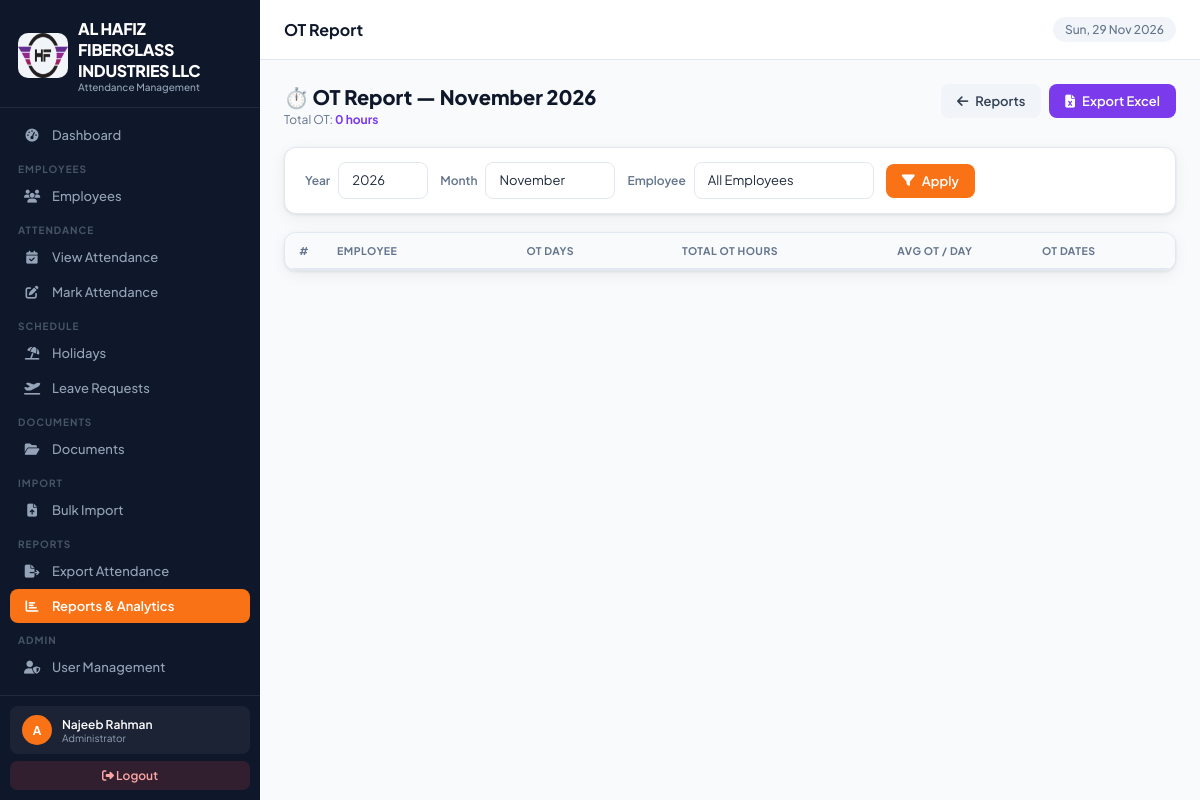
Screenshot of /reports/ot/ (signed in) with the database file from the repository.
### attendance_app/models.py (models this page shows, shortened)
class CompanySettings(models.Model):
    company_name    = models.CharField(max_length=200, default='Your Company Name')
    company_address = models.TextField(default='Your Address, Dubai, UAE')
    company_phone   = models.CharField(max_length=50, blank=True, default='')
    company_email   = models.EmailField(blank=True, default='')
    company_website = models.URLField(blank=True, default='')
    company_trn     = models.CharField(max_length=50, blank=True, default='', verbose_name='TRN / Tax No.')
    logo            = models.ImageField(upload_to='company/', blank=True, null=True)
    default_in_time  = models.TimeField(default=datetime.time(7, 0))
    default_out_time = models.TimeField(default=datetime.time(17, 0))
    work_days        = models.CharField(
        max_length=20, default='Mon-Sat',
        help_text='e.g. Mon-Sat, Mon-Fri'
    )
    weekend_day      = models.CharField(
        max_length=20, default='Sunday',
        choices=[('Sunday','Sunday'),('Friday','Friday'),('Saturday','Saturday'),('Friday-Saturday','Fri & Sat')],
    )
    timezone_name    = models.CharField(max_length=60, default='Asia/Dubai')
    date_format      = models.CharField(
        max_length=20, default='d-m-Y',
        choices=[('d-m-Y','DD-MM-YYYY'),('m/d/Y','MM/DD/YYYY'),('Y-m-d','YYYY-MM-DD')],
    )
    updated_at       = models.DateTimeField(auto_now=True)
    class Meta:
        verbose_name = 'Company Settings'
    @classmethod
    def get_settings(cls):
        obj, _ = cls.objects.get_or_create(pk=1)
        return obj

### attendance_app/views.py (the view)
# urls.py: path('reports/ot/', views.report_ot, name='report_ot'),
@login_required
def report_ot(request):
    if not has_perm(request.user, 'export_view'):
        messages.error(request, 'Access denied.')
        return redirect('dashboard')
    today = timezone.localdate()
    year, month, emp_id, date_from, date_to = _get_report_filters(request)
    employees = Employee.objects.filter(status='active').order_by('name')
    if emp_id:
        employees = employees.filter(pk=emp_id)
    att_qs = Attendance.objects.filter(
        date__gte=date_from, date__lte=date_to, ot_hours__gt=0
    ).select_related('employee').order_by('employee__name', 'date')
    from collections import defaultdict
    emp_ot = defaultdict(list)
    for a in att_qs:
        emp_ot[a.employee_id].append(a)
    rows = []
    for emp in employees:
        ot_records = emp_ot.get(emp.pk, [])
        total_ot   = round(sum(float(a.ot_hours) for a in ot_records), 1)
        ot_days    = len(ot_records)
        rows.append({
            'employee': emp,
            'total_ot': total_ot,
            'ot_days': ot_days,
            'records': ot_records,
            'avg_ot': round(total_ot/ot_days, 1) if ot_days else 0,
        })
    rows.sort(key=lambda x: -x['total_ot'])
    return render(request, 'attendance_app/report_ot.html', {
        'rows': rows, 'year': year, 'month': month,
        'month_name': date_from.strftime('%B %Y'),
        'employees': Employee.objects.filter(status='active').order_by('name'),
        'selected_emp': emp_id,
        'months': [(i, datetime.date(2000,i,1).strftime('%B')) for i in range(1,13)],
        'years':  range(2020, today.year+2),
        'grand_total_ot': round(sum(r['total_ot'] for r in rows), 1),
    })

### attendance_app/context_processors.py (called while the page is built)
def company_settings(request):
    return {
        'company': CompanySettings.get_settings()
    }

def user_permissions(request):
    if request.user.is_authenticated:
        if request.user.is_superuser:
            perms = [p[0] for p in UserPermission.PERMISSION_CHOICES]
        else:
            try:
                up = UserPermission.objects.get(user=request.user)
                perms = up.permissions
            except UserPermission.DoesNotExist:
                perms = []
        is_portal_user = False
        try:
            if request.user.employee_profile:
                is_portal_user = True
        except Exception:
            pass
        return {
            'user_perms': perms,
            'is_admin': request.user.is_superuser,
            'is_portal_user': is_portal_user,
        }
    return {'user_perms': [], 'is_admin': False, 'is_portal_user': False}

### attendance_app/views.py (called while the page is built)
def has_perm(user, perm):
    if user.is_superuser:
        return True
    try:
        up = UserPermission.objects.get(user=user)
        return perm in up.permissions
    except UserPermission.DoesNotExist:
        return False

def _get_report_filters(request):
    today = timezone.localdate()
    year  = int(request.GET.get('year',  today.year))
    month = int(request.GET.get('month', today.month))
    emp_id = request.GET.get('employee', '')
    date_from = datetime.date(year, month, 1)
    date_to   = datetime.date(year, month, calendar.monthrange(year, month)[1])
    return year, month, emp_id, date_from, date_to

### attendance_app/templates/attendance_app/report_ot.html (shortened to what this page needs)
{% extends 'attendance_app/base.html' %}
{% block page_title %}OT Report{% endblock %}
{% block content %}
<div class="page-header">
  <div>
    <div class="page-header-title">⏱️ OT Report — {{ month_name }}</div>
    <div class="page-header-sub">Total OT: <strong style="color:#7c3aed">{{ grand_total_ot }} hours</strong></div>
  </div>
  <div style="display:flex;gap:8px">
    <a href="{% url 'reports' %}" class="btn btn-secondary"><i class="fas fa-arrow-left"></i> Reports</a>
    <a href="{% url 'report_ot_export' %}?year={{ year }}&month={{ month }}&employee={{ selected_emp }}" class="btn btn-primary" style="background:#7c3aed;border-color:#7c3aed">
      <i class="fas fa-file-excel"></i> Export Excel
    </a>
  </div>
</div>
<div class="card" style="margin-bottom:18px">
  <div class="card-body" style="padding:14px 20px">
    <form method="get" style="display:flex;gap:12px;align-items:center;flex-wrap:wrap">
      <div style="display:flex;align-items:center;gap:8px">
        <label style="font-size:12px;font-weight:600;color:var(--slate-500)">Year</label>
        <select name="year" class="form-control" style="width:90px;font-size:13px">
          {% for y in years %}<option value="{{ y }}" {% if y == year %}selected{% endif %}>{{ y }}</option>{% endfor %}
        </select>
      </div>
      <div style="display:flex;align-items:center;gap:8px">
        <label style="font-size:12px;font-weight:600;color:var(--slate-500)">Month</label>
        <select name="month" class="form-control" style="width:130px;font-size:13px">
          {% for mn, ml in months %}<option value="{{ mn }}" {% if mn == month %}selected{% endif %}>{{ ml }}</option>{% endfor %}
        </select>
      </div>
      <div style="display:flex;align-items:center;gap:8px">
        <label style="font-size:12px;font-weight:600;color:var(--slate-500)">Employee</label>
        <select name="employee" class="form-control" style="width:180px;font-size:13px">
          <option value="">All Employees</option>
        </select>
      </div>
      <button type="submit" class="btn btn-primary" style="font-size:13px"><i class="fas fa-filter"></i> Apply</button>
    </form>
  </div>
</div>
<div class="card">
  <div class="table-wrap">
    {% if rows %}
    <table class="data-table">
      <thead>
        <tr>
          <th style="width:36px">#</th>
          <th>Employee</th>
          <th style="text-align:center">OT Days</th>
          <th style="text-align:center">Total OT Hours</th>
          <th style="text-align:center">Avg OT / Day</th>
          <th>OT Dates</th>
        </tr>
      </thead>
    </table>
    {% else %}
    <div class="empty-state"><i class="fas fa-star"></i><p>No OT records for {{ month_name }}</p></div>
    {% endif %}
  </div>
</div>
{% endblock %}

### attendance_app/templates/attendance_app/base.html (shortened to what this page needs)
{% load static %}
{% load attendance_tags %}
<!DOCTYPE html>
<html lang="en">
<head>
<link rel="stylesheet" href="https://cdnjs.cloudflare.com/ajax/libs/font-awesome/6.5.0/css/all.min.css">
</head>
<body>
<nav class="sidebar" id="sidebar">
  <div class="sidebar-logo">
    <div class="brand">
      <div class="logo-icon"> {% if company.logo %}
<img src="{{ company.logo.url }}" class="logoimg">
{% endif %} </div>
      <div><div class="brand-name">{{ company.company_name }}</div><div class="brand-sub">Attendance Management</div></div>
    </div>
  </div>
  <div class="sidebar-nav">
    {% if 'dashboard_view' in user_perms or is_admin %}
    <a href="{% url 'dashboard' %}" class="nav-item {% if request.resolver_match.url_name == 'dashboard' %}active{% endif %}" onclick="closeSidebar()">
      <span class="nav-icon"><i class="fas fa-gauge-high"></i></span> Dashboard
    </a>
    {% endif %}
    {% if 'employee_view' in user_perms or is_admin %}
    <div class="nav-label">Employees</div>
    <a href="{% url 'employee_list' %}" class="nav-item {% if 'employee' in request.resolver_match.url_name %}active{% endif %}" onclick="closeSidebar()">
      <span class="nav-icon"><i class="fas fa-users"></i></span> Employees
    </a>
    {% endif %}
    {% if 'attendance_view' in user_perms or is_admin %}
    <div class="nav-label">Attendance</div>
    <a href="{% url 'attendance_list' %}" class="nav-item {% if request.resolver_match.url_name == 'attendance_list' %}active{% endif %}" onclick="closeSidebar()">
      <span class="nav-icon"><i class="fas fa-calendar-check"></i></span> View Attendance
    </a>
    {% endif %}
    {% if 'attendance_add' in user_perms or is_admin %}
    <a href="{% url 'attendance_mark' %}" class="nav-item {% if request.resolver_match.url_name == 'attendance_mark' %}active{% endif %}" onclick="closeSidebar()">
      <span class="nav-icon"><i class="fas fa-pen-to-square"></i></span> Mark Attendance
    </a>
    {% endif %}
    {% if 'holiday_view' in user_perms or is_admin %}
    <div class="nav-label">Schedule</div>
    <a href="{% url 'holiday_list' %}" class="nav-item {% if 'holiday' in request.resolver_match.url_name %}active{% endif %}" onclick="closeSidebar()">
      <span class="nav-icon"><i class="fas fa-umbrella-beach"></i></span> Holidays
    </a>
    {% endif %}
    {% if 'leave_view' in user_perms or is_admin %}
    <a href="{% url 'leave_list' %}" class="nav-item {% if 'leave' in request.resolver_match.url_name %}active{% endif %}" onclick="closeSidebar()">
      <span class="nav-icon"><i class="fas fa-plane-departure"></i></span> Leave Requests
    </a>
    {% endif %}
    {% if 'employee_view' in user_perms or is_admin %}
    <div class="nav-label">Documents</div>
    <a href="{% url 'document_list' %}" class="nav-item {% if 'document' in request.resolver_match.url_name or 'doctype' in request.resolver_match.url_name %}active{% endif %}" onclick="closeSidebar()">
      <span class="nav-icon"><i class="fas fa-folder-open"></i></span> Documents
    </a>
    {% endif %}
    {% if is_admin or 'employee_add' in user_perms %}
    <div class="nav-label">Import</div>
    <a href="{% url 'import_hub' %}" class="nav-item {% if 'import' in request.resolver_match.url_name %}active{% endif %}" onclick="closeSidebar()">
      <span class="nav-icon"><i class="fas fa-file-arrow-up"></i></span> Bulk Import
    </a>
    {% endif %}
    {% if 'export_view' in user_perms or is_admin %}
    <div class="nav-label">Reports</div>
    <a href="{% url 'export_attendance' %}" class="nav-item {% if request.resolver_match.url_name == 'export_attendance' %}active{% endif %}" onclick="closeSidebar()">
      <span class="nav-icon"><i class="fas fa-file-export"></i></span> Export Attendance
    </a>
    <a href="{% url 'reports' %}" class="nav-item {% if 'report' in request.resolver_match.url_name %}active{% endif %}" onclick="closeSidebar()">
      <span class="nav-icon"><i class="fas fa-chart-bar"></i></span> Reports & Analytics
    </a>
    {% endif %}
    {% if is_admin or 'user_manage' in user_perms %}
    <div class="nav-label">Admin</div>
    <a href="{% url 'user_list' %}" class="nav-item {% if 'user' in request.resolver_match.url_name %}active{% endif %}" onclick="closeSidebar()">
      <span class="nav-icon"><i class="fas fa-user-shield"></i></span> User Management
    </a>
    {% endif %}
    {% if 'activity_view' in user_perms or is_admin %}
    <a href="{% url 'activity_log' %}" class="nav-item {% if request.resolver_match.url_name == 'activity_log' %}active{% endif %}" onclick="closeSidebar()">
      <span class="nav-icon"></span> Activity Log
    </a>
    {% endif %}
  </div>
  <div class="sidebar-bottom">
    <div class="user-card">
      <div class="user-avatar">{{ request.user.username|first|upper }}</div>
      <div class="user-info">
        <div class="user-name">{{ request.user.get_full_name|default:request.user.username }}</div>
        <div class="user-role">{% if request.user.is_superuser %}Administrator{% else %}Staff{% endif %}</div>
      </div>
    </div>
    <a href="{% url 'logout' %}" class="logout-btn"><i class="fas fa-sign-out-alt"></i> Logout</a>
  </div>
</nav>
<div class="main">
  <div class="topbar">
    <div class="topbar-left">
      <div class="topbar-title">{% block page_title %}Dashboard{% endblock %}</div>
    </div>
    <div class="topbar-right">
      <span class="topbar-date" id="topbar-date"></span>
    </div>
  </div>
  <div class="page-content">
    {% block content %}{% endblock %}
  </div>
</div>
</body>
</html>

### rows the page displays
CompanySettings: logo (picture), company_name "AL HAFIZ FIBERGLASS INDUSTRIES LLC"

### other values shown
{{ request.user.username|first|upper }} "A"
{{ request.user.get_full_name|default:request.user.username }} "Najeeb Rahman"
{{ month_name }} "November 2026"
{{ grand_total_ot }} "0"
form field year "2026"
form field month "November"
